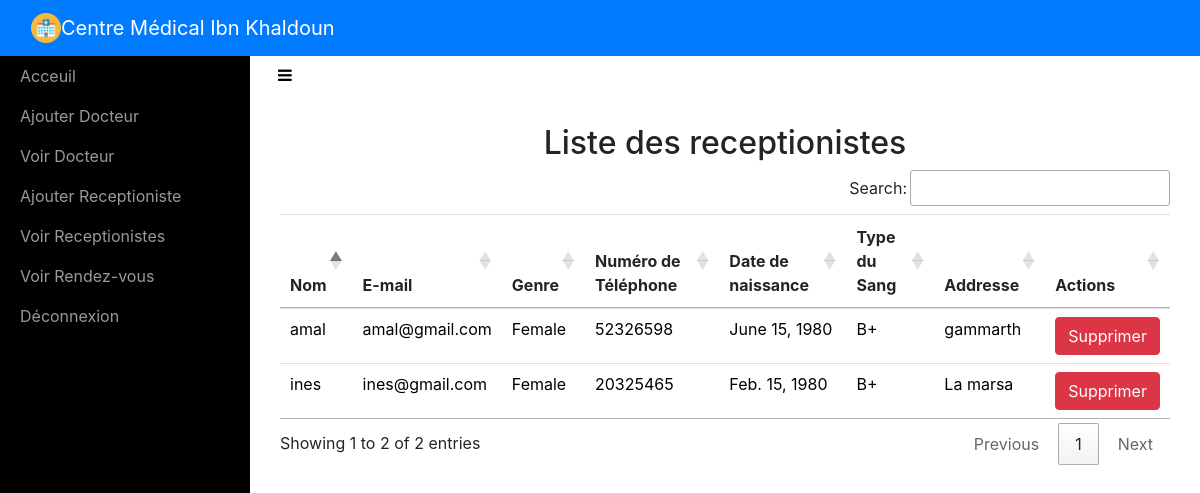
Screenshot of /adminviewReceptionist/ (signed in) with the database file from the repository.
### sitehandler/models.py (models this page shows, shortened)
class Receptionist(models.Model):
	name = models.CharField(max_length=50)
	email = models.EmailField(unique=True)
	password = models.CharField(max_length=16)
	gender = models.CharField(max_length=10)
	phonenumber = models.CharField(max_length=10)
	address = models.CharField(max_length=100)
	birthdate = models.DateField()
	bloodgroup = models.CharField(max_length=5)

### sitehandler/views.py (the view)
# urls.py: path('adminviewReceptionist/',adminviewReceptionist,name='adminviewReceptionist'),
def adminviewReceptionist(request):
	if not request.user.is_staff:
		return redirect('login_admin')
	rec = Receptionist.objects.all()
	r = { 'rec' : rec }
	return render(request,'adminviewreceptionists.html',r)

### sitehandler/templates/adminviewreceptionists.html (shortened to what this page needs)
<!DOCTYPE html>
<html>
<head>
    {% include 'include.html' %}
    {% load static %}
    <link rel="stylesheet" type="text/css" href="https://cdn.datatables.net/1.10.21/css/jquery.dataTables.min.css">
    <link rel="stylesheet" type="text/css" href="https://cdn.datatables.net/buttons/1.6.2/css/buttons.dataTables.min.css">
</head>
<body>
    {% include 'adminnav.html' %}
    <div id="wrapper">
        {% include 'admin_include.html'%}
        <div class="page-content-wrapper">
            <div class="container-fluid"><a class="btn btn-link" role="button" id="menu-toggle" href="#menu-toggle"><i class="fa fa-bars" style="color: black;"></i></a>
                <h2 class="text-center">Liste des receptionistes</h2>
                <section id="team" class="pb-5">
                    <div class="container">
                       <table class="table" id="example">
                            <thead>
                                <tr>
                                    <th>Nom</th>
                                    <th>E-mail</th>
                                    <th>Genre</th>
                                    <th>Numéro de Téléphone</th>
                                    <th>Date de naissance</th>
                                    <th>Type du Sang</th>
                                    <th>Addresse</th>
                                    <th>Actions</th>
                                </tr>
                            </thead>
                            <tbody>
                                {% for i in rec %}
                                <tr style="color: black;">
                                    <td>{{ i.name }}</td>
                                    <td>{{ i.email }}</td>
                                    <td>{{ i.gender }}</td>
                                    <td>{{ i.phonenumber }}</td>
                                    <td>{{ i.birthdate }}</td>
                                    <td>{{ i.bloodgroup }}</td>
                                    <td>{{ i.address }}</td>
                                    <td><a href="{% url 'admin_delete_receptionist' i.id  i.email %}" onclick="return confirm('Are you sure you want to delete?')" class="btn btn-danger">Supprimer</a></td>
                                </tr>
                                {% endfor %}
                            </tbody>
                        </table>
                    </div>
                </section>
            </div>
        </div>
    </div>
</body>
</html>

### sitehandler/templates/include.html (shortened to what this page needs)
{% load static %}
<link rel="stylesheet" href="{% static 'bootstrap/css/bootstrap.min.css' %}">
<link rel="stylesheet" href="{% static 'fonts/font-awesome.min.css' %}">
<link rel="stylesheet" href="{% static 'fonts/ionicons.min.css' %}">
<link rel="stylesheet" href="{% static 'css/back-to-top-scroll-1.css' %}">
<link rel="stylesheet" href="{% static 'css/back-to-top-scroll.cs' %}s">
<link rel="stylesheet" href="{% static 'css/Bold-BS4-Animated-Back-To-Top.css' %}">
<link rel="stylesheet" href="{% static 'css/cards.css' %}">
<link rel="stylesheet" href="https://cdnjs.cloudflare.com/ajax/libs/animate.css/3.5.2/animate.min.css">
<link rel="stylesheet" href="{% static 'css/Login-Form-Dark.css' %}">
<link rel="stylesheet" href="{% static 'css/Pretty-Registration-Form.css' %}">
<link rel="stylesheet" href="{% static 'css/Sidebar-Menu-1.css' %}">
<link rel="stylesheet" href="{% static 'css/Sidebar-Menu.css' %}">
<link rel="stylesheet" href="{% static 'css/styles.css' %}">

### sitehandler/templates/adminnav.html (shortened to what this page needs)
{% load static %}
<nav class="navbar navbar-dark navbar-expand-md sticky-top bg-primary float-none">
    <div class="container-fluid"><img src="{% static 'img/mainicon.png' %}" width="30px" height="30px" alt="10px"><a class="navbar-brand text-center" href="#" style="margin: 0px 0px;">Centre Médical Ibn Khaldoun</a>
    </div>
</nav>

### sitehandler/templates/admin_include.html
<div id="sidebar-wrapper">
    <ul class="sidebar-nav">
        <li> <a href="{% url 'adminhome' %}">Acceuil</a></li>
        <li> <a href="{% url 'adminaddDoctor' %}">Ajouter Docteur</a></li>
        <li> <a href="{% url 'adminviewDoctor' %}">Voir Docteur</a></li>
        <li> <a href="{% url 'adminaddReceptionist' %}">Ajouter Receptioniste</a></li>
        <li> <a href="{% url 'adminviewReceptionist' %}">Voir Receptionistes</a></li>
        <li> <a href="{% url 'adminviewAppointment' %}">Voir Rendez-vous</a></li>
        <li> <a href="{% url 'adminlogout' %}">Déconnexion</a></li>
    </ul>
</div>

### sitehandler/static/css/Sidebar-Menu-1.css (style rules this page uses)
body { overflow-x: hidden; }
#wrapper { padding-left: 0; -webkit-transition: all 0.5s ease; -moz-transition: all 0.5s ease; -o-transition: all 0.5s ease; transition: all 0.5s ease; }
#sidebar-wrapper { z-index: 1000; position: fixed; left: 250px; width: 0; height: 100%; margin-left: -250px; overflow-y: auto; background: #000; -webkit-transition: all 0.5s ease; -moz-transition: all 0.5s ease; -o-transition: all 0.5s ease; transition: all 0.5s ease; }
.sidebar-nav { position: absolute; top: 0; width: 250px; margin: 0; padding: 0; list-style: none; }
.sidebar-nav li { text-indent: 20px; line-height: 40px; }
.sidebar-nav li a { display: block; text-decoration: none; color: #999999; }
@media (min-width:768px) { #wrapper { padding-left: 250px; } }
@media (min-width:768px) { #sidebar-wrapper { width: 250px; } }

### sitehandler/static/css/Sidebar-Menu.css (style rules this page uses)
#wrapper { padding-left: 0; -webkit-transition: all 0.5s ease; -moz-transition: all 0.5s ease; -o-transition: all 0.5s ease; transition: all 0.5s ease; }
#sidebar-wrapper { z-index: 1000; position: fixed; left: 250px; width: 0; height: 100%; margin-left: -250px; overflow-y: auto; background: #000; -webkit-transition: all 0.5s ease; -moz-transition: all 0.5s ease; -o-transition: all 0.5s ease; transition: all 0.5s ease; }
.sidebar-nav { position: absolute; top: 0; width: 250px; margin: 0; padding: 0; list-style: none; }
.sidebar-nav li { text-indent: 20px; line-height: 40px; }
.sidebar-nav li a { display: block; text-decoration: none; color: #999999; }
@media (min-width:768px) { #wrapper { padding-left: 250px; } }
@media (min-width:768px) { #sidebar-wrapper { width: 250px; } }

### sitehandler/static/css/styles.css (style rules this page uses)
.text-center { margin-top: 30px; }

### rows the page displays
Receptionist: name "amal", email "amal@gmail.com", gender "Female", phonenumber "52326598", birthdate "June 15, 1980", bloodgroup "B+", address "gammarth"
Receptionist: name "ines", email "ines@gmail.com", gender "Female", phonenumber "20325465", birthdate "Feb. 15, 1980", bloodgroup "B+", address "La marsa"
